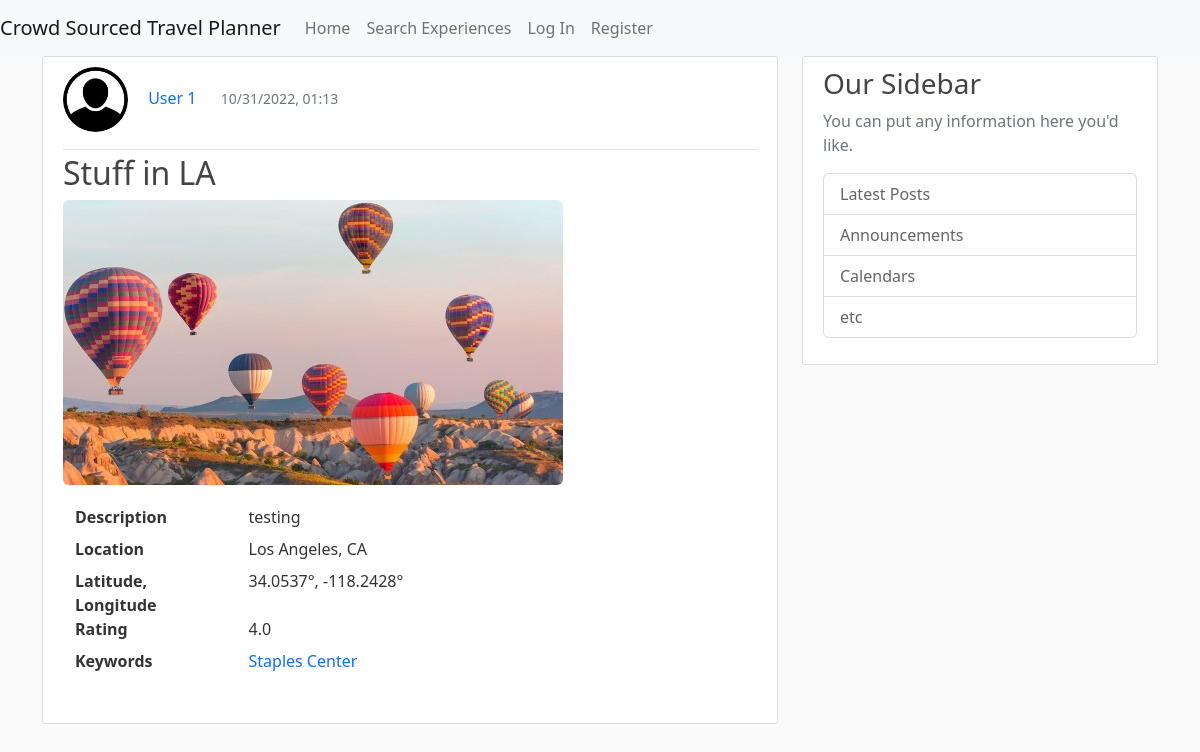
The app's page /experience/1, older data.
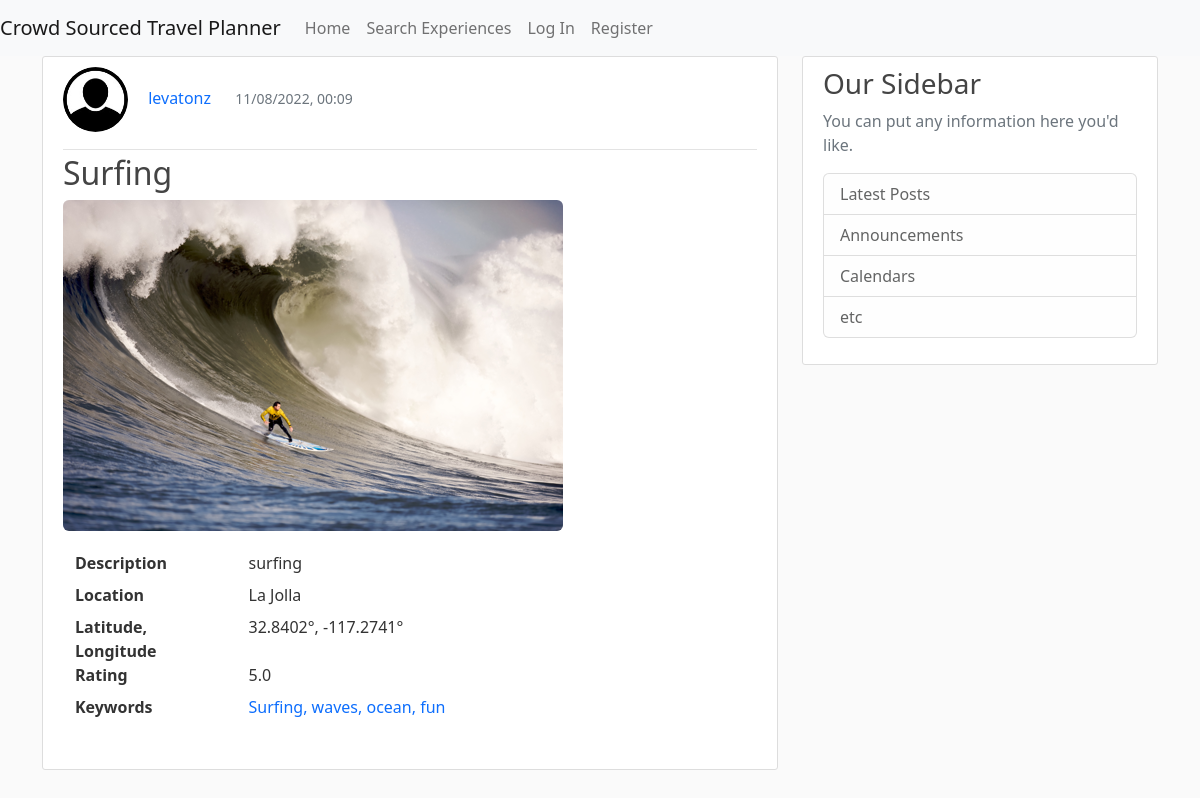
The same page, newer data.
### CrowdSourcedTravelPlanner/models.py (models this page shows, shortened)
class User(db.Model, UserMixin):
    id = db.Column(db.Integer, primary_key=True)
    username = db.Column(db.String(20), unique=True, nullable=False)
    email = db.Column(db.String(120), unique=True, nullable=False)
    image_file = db.Column(db.String(20), nullable=False, default='default.jpg')
    password = db.Column(db.String(60), nullable=False)
    date_account_created = db.Column(db.DateTime, nullable=False, default=datetime.utcnow)
    experiences = db.relationship('Experience', backref='author', lazy=True)
    trips = db.relationship('Trip', backref='author', lazy=True)
    location = db.Column(db.String(100), nullable=True, default="")
    latitude = db.Column(db.Float, nullable=True)  # Temporarily nullable for now while I'm testing
    longitude = db.Column(db.Float, nullable=True)  # Re-evaluate later
    sort = db.Column(db.String(20), nullable=True, default='recent')

class Experience(db.Model):
    id = db.Column(db.Integer, primary_key=True)
    title = db.Column(db.String(100), nullable=False)
    description = db.Column(db.Text, nullable=False)
    location = db.Column(db.String(100), nullable=False)
    rating = db.Column(db.Float, nullable=False)
    date_posted = db.Column(db.DateTime, nullable=False, default=datetime.utcnow)
    image_file = db.Column(db.String(20), nullable=False, default='default.jpg')
    user_id = db.Column(db.Integer, db.ForeignKey('user.id'), nullable=False)
    latitude = db.Column(db.Float, nullable=True)  # Temporarily nullable for now while I'm testing
    longitude = db.Column(db.Float, nullable=True)  # Re-evaluate later
    keywords = db.relationship('Keyword', order_by=Keyword.id, back_populates='experience')

class Keyword(db.Model):
    __tablename__ = "keywords"
    id = db.Column(db.Integer, primary_key=True)
    keyword_text = db.Column(db.String, nullable=False)
    experience_id = db.Column(db.Integer, db.ForeignKey('experience.id'))
    experience = db.relationship("Experience", back_populates="keywords")

### CrowdSourcedTravelPlanner/routes.py (the view)
@app.route("/experience/<int:experience_id>")
def experience(experience_id):
    experience = Experience.query.get_or_404(experience_id)
    return render_template('experience.html', title=experience.title, experience=experience)

### CrowdSourcedTravelPlanner/templates/experience.html (shortened to what this page needs)
{% extends "pageLayout.html" %}
{% block content %}
    <article class="media content-section">
        <div class="media-body">
            <ul>
                <li style="display:inline-block;">
                    <a href="{{ url_for('user_experiences', username=experience.author.username) }}">
                        <img class="rounded-circle article-img"
                             src="{{ url_for('static', filename='profile_pics/' + experience.author.image_file) }}">
                    </a>
                </li>
                <li style="display:inline-block;">
                    <a class="mr-2 text-decoration-none" href="{{ url_for('user_experiences', username=experience.author.username) }}">{{ experience.author.username }}</a>
                </li>
                <li style="display:inline-block; padding-left: 20px;">
                    <small class="text-muted ">{{ experience.date_posted.strftime('%m/%d/%Y, %H:%M') }}</small>
                </li>
            </ul>
            <div class="article-metadata">
            </div>
            <h2><a class="article-title text-decoration-none"
                   href="{{ url_for('experience', experience_id=experience.id) }}">{{ experience.title }}</a></h2>
            <a href="{{ url_for('experience', experience_id=experience.id) }}">
                <img class="img-rounded"
                     src="{{ url_for('static', filename='experience_pics/' + experience.image_file) }}">
            </a>
            <div class="container" style="margin-top: 20px;">
                <dl class="row">
                    <dt class="col-sm-3">Description</dt>
                    <dd class="col-sm-9">{{ experience.description }}</dd>
                    <dt class="col-sm-3">Location</dt>
                    <dd class="col-sm-9">{{ experience.location }}</dd>
                    <dt class="col-sm-3">Latitude, Longitude</dt>
                    <dd class="col-sm-9">
                        {% if experience.latitude != -200 and experience.longitude != -200 %}
                            {{ experience.latitude }}°, {{ experience.longitude }}°
                        {% else %}
                            Latitude and Longitude not found for this location.
                        {% endif %}
                    </dd>
                    <dt class="col-sm-3">Rating</dt>
                    <dd class="col-sm-9">{{ experience.rating }}</dd>
                    <dt class="col-sm-3">Keywords</dt>
                    <dd class="col-sm-9">
                        {% if experience.keywords|length == 1 %}
                            <ul>
                                <li style="display:inline-block;">
                                    <a class="mr-2 text-decoration-none" href="{{ url_for('keyword', keyword_text=experience.keywords[0].keyword_text) }}">{{ experience.keywords[0].keyword_text }}</a>
                                </li>
                            </ul>
                        {% elif experience.keywords|length > 1 %}
                            <ul>
                                {% for keyword in experience.keywords[:-1] %}
                                    <li style="display:inline-block;">
                                        <a class="mr-2 text-decoration-none" href="{{ url_for('keyword', keyword_text=keyword.keyword_text) }}">{{ keyword.keyword_text }}, </a>
                                    </li>
                                {% endfor %}
                                <li style="display:inline-block;">
                                    <a class="mr-2 text-decoration-none" href="{{ url_for('keyword', keyword_text=experience.keywords[-1].keyword_text) }}">{{ experience.keywords[-1].keyword_text }}</a>
                                </li>
                            </ul>
                        {% endif %}
                    </dd>
                </dl>
            </div>
        </div>
    </article>
{% endblock content %}}

Row changes from the older to the newer data that the page shows:
changed User: author.username "User 1" → "levatonz"
changed Experience: date_posted "10/31/2022, 01:13" → "11/08/2022, 00:09"; title "Stuff in LA" → "Surfing"; image_file: picture added in place of a placeholder; description "testing" → "surfing"; location "Los Angeles, CA" → "La Jolla"; latitude "34.0537" → "32.8402"; longitude "-118.2428" → "-117.2741"; rating "4.0" → "5.0"
now on one of the page's lists (row edited): Keyword: keyword_text "Surfing"
changed Keyword: keyword_text "Staples Center" → (not shown)
now on this page (row edited): Keyword: keyword_text "waves"
now on this page (row edited): Keyword: keyword_text "ocean"
now on this page (row edited): Keyword: keyword_text "fun"
changed Keyword: keyword_text "TD Garden" → "fun" (drawn)
